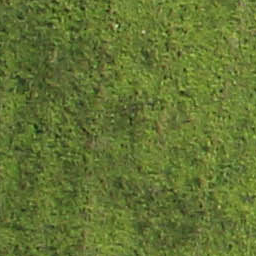
#> input picture AUVSI-SUAS_Competition_Code/image_classification/Grass.png, 256 x 256 px
$ python target_classifier_test.py Grass.png   (older library calls are emulated)
#> lines starting #> are read from the running program, lines starting #| are printed output that depends on the picture
import tflearn
import numpy as np
from tflearn.data_utils import shuffle
from tflearn.layers.core import input_data, dropout, fully_connected
from tflearn.layers.conv import conv_2d, max_pool_2d
from tflearn.layers.estimator import regression
from tflearn.data_preprocessing import ImagePreprocessing
from tflearn.data_augmentation import ImageAugmentation
from PIL import Image
from PIL import ImageFilter
from PIL import ImageEnhance
import sys


# LOAD IMAGE AND PREPROCESS
tmp_img = Image.open(sys.argv[1])
#> tmp_img is the input picture: PIL image 256x256 RGBA; mean R, G, B, A 99.1, 116.3, 51.4, 255
tmp_img = tmp_img.resize((64,64), Image.ANTIALIAS)
#> tmp_img: PIL image 64x64 RGBA
tmp_img = tmp_img.convert('L')
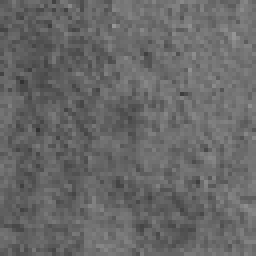
#> tmp_img: PIL image 64x64 L (shown 4 times larger); min 50, max 149, mean 103.8
enh_c = ImageEnhance.Contrast(tmp_img)
tmp_img = enh_c.enhance(12.0)
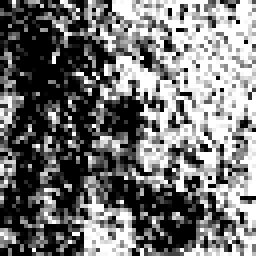
#> tmp_img: PIL image 64x64 L (shown 4 times larger); min 0, max 255, mean 116.7
tmp_img = tmp_img.filter(ImageFilter.SMOOTH_MORE)
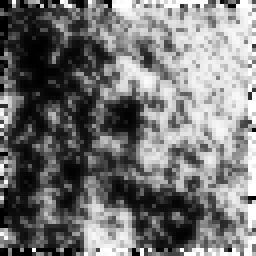
#> tmp_img: PIL image 64x64 L (shown 4 times larger); min 0, max 255, mean 117
tmp_img = tmp_img.filter(ImageFilter.SMOOTH_MORE)
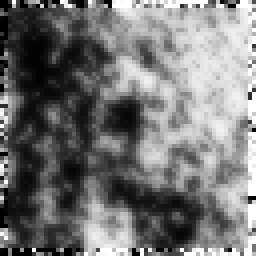
#> tmp_img: PIL image 64x64 L (shown 4 times larger); min 0, max 255, mean 117.2
tmp_img = tmp_img.filter(ImageFilter.EDGE_ENHANCE_MORE)
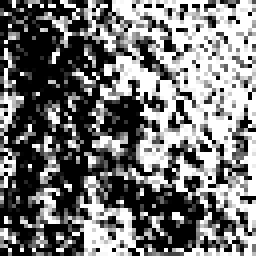
#> tmp_img: PIL image 64x64 L (shown 4 times larger); min 0, max 255, mean 118.3
tmp_img = tmp_img.filter(ImageFilter.SMOOTH_MORE)
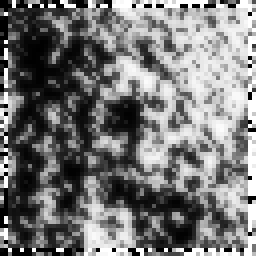
#> tmp_img: PIL image 64x64 L (shown 4 times larger); min 0, max 255, mean 118.7
tmp_img = tmp_img.filter(ImageFilter.EDGE_ENHANCE_MORE)
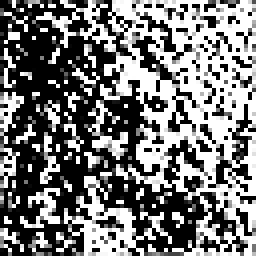
#> tmp_img: PIL image 64x64 L (shown 4 times larger); min 0, max 255, mean 120

image = np.reshape(tmp_img.getdata(), (64, 64, 1))

tmp_img.show()


#> (the run stopped early here; a loop or call above may not have finished)
